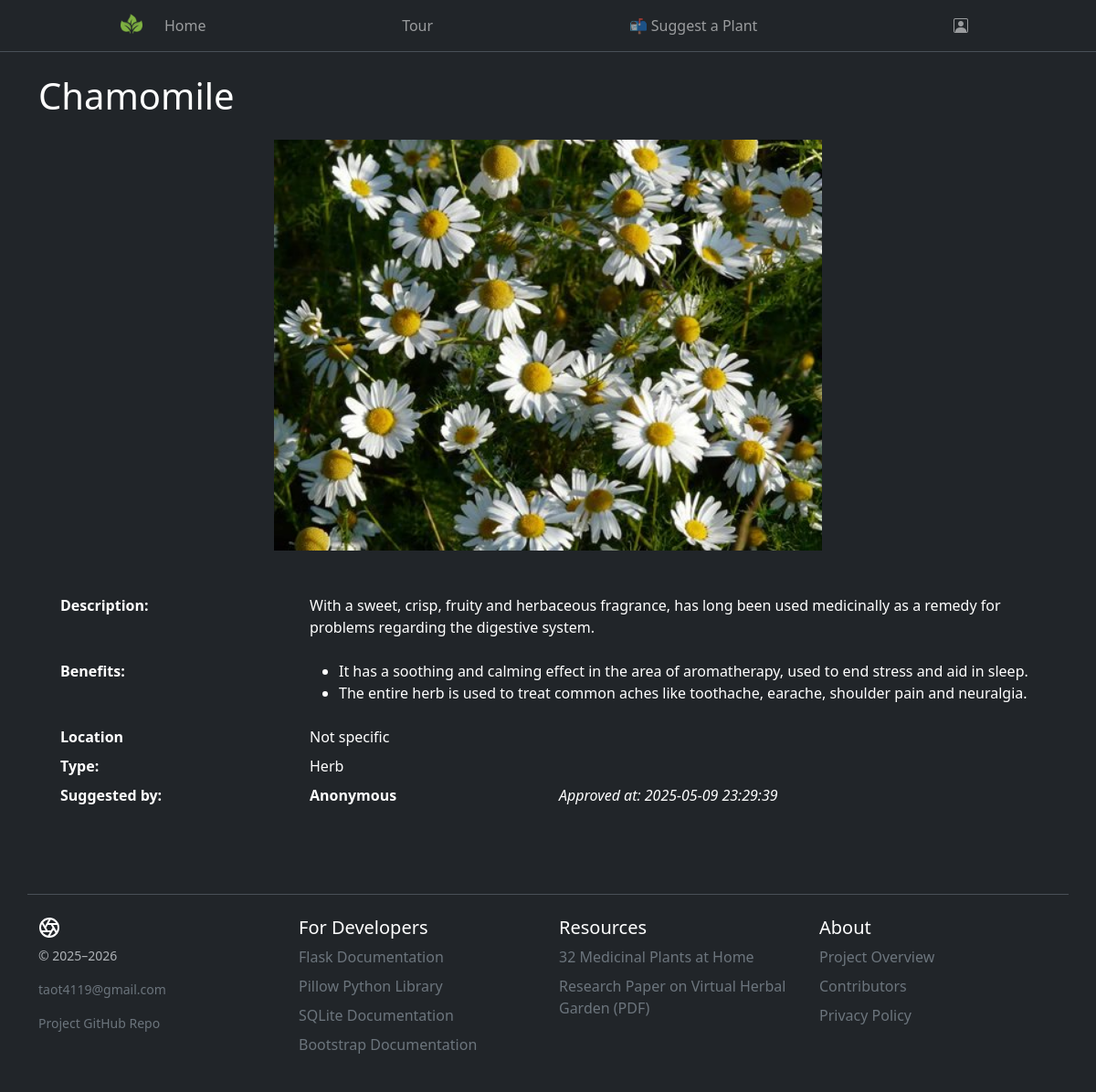
/plant/2, run on the app's committed database.
### tables this page shows
CREATE TABLE plants (
    id INTEGER PRIMARY KEY AUTOINCREMENT,
    plant_name TEXT NOT NULL,
    description TEXT,
    location TEXT,
    plant_type TEXT NOT NULL,
    uploader_name TEXT,
    image_filename TEXT NOT NULL,
    benefits TEXT,
    approved_at TIMESTAMP DEFAULT CURRENT_TIMESTAMP
);

### app.py (the view)
@app.route('/plant/<int:plant_id>')
def plant_detail(plant_id):
    conn = get_db_connection()
    plant = conn.execute(
        'SELECT * FROM plants WHERE id = ?', (plant_id,)).fetchone()
    conn.close()
    if plant is None:
        abort(404)
    return render_template('plant_detail.html', plant=plant)

### db/helpers.py (called while the page is built)
def get_db_connection():
    base_dir = os.path.dirname(os.path.abspath(__file__))
    db_path = os.path.join(base_dir, '..', 'database.db')
    conn = sqlite3.connect(db_path)
    conn.row_factory = sqlite3.Row  # Allows returning rows as dictionaries
    return conn

### templates/plant_detail.html
{% extends 'layout.html' %}
{% set no_background = True %}
{% block content %}
<div class="container py-4">
    <h1 class="mb-4">{{ plant['plant_name']|capitalize }}</h1>
    <img src="{{ url_for('static', filename='uploads/' ~ plant['image_filename']) }}"
        class="img-fluid mb-4 mx-auto d-block" style="max-width: 600px; width: 100%; height: auto;"
        alt="{{ plant['plant_name'] }}">
    <div class="container py-4 px-3 px-md-4">
        <dl class="row">
            <dt class="col-sm-3">Description:</dt>
            <dd class="col-sm-9">
                {% if plant['description'] %}
                {% for paragraph in plant['description'].strip().split('\n\n') %}
                <p>{{ paragraph | replace('\n', ' ') }}</p>
                {% endfor %}
                {% else %}
                <p>No description available.</p>
                {% endif %}
            </dd>
            {% if plant['benefits'] and plant['benefits'].strip() %}
            <dt class="col-sm-3">Benefits:</dt>
            <dd class="col-sm-9">
                <ul>
                    {% for line in plant['benefits'].split('\n') %}
                    {% if line.strip() %}
                    <li>{{ line.strip() }}</li>
                    {% endif %}
                    {% endfor %}
                </ul>
            </dd>
            {% endif %}
            <dt class="col-sm-3">Location</dt>
            <dd class="col-sm-9">{{ plant['location'] or 'Unknown' }}</dd>
            <dt class="col-sm-3 text-truncate">Type:</dt>
            <dd class="col-sm-9">{{ plant['plant_type'] }}</dd>
            <dt class="col-sm-3">Suggested by:</dt>
            <dd class="col-sm-9">
                <dl class="row">
                    <dt class="col-sm-4">{{ plant['uploader_name'] or 'Anonymous' }}</dt>
                    <dd class="col-sm-8 fst-italic">Approved at: {{ plant['approved_at'] }}</dd>
                </dl>
            </dd>
        </dl>
    </div>
</div>
{% endblock %}

### static/css/style.css (style rules this page uses)
.masthead { background-size: contain; background-position: center; background-repeat: no-repeat; width: 100%; height: 100vh; position: relative; color: white; display: flex; flex-direction: column; background-attachment: fixed; }

### data on the page
plants: plant_name "Chamomile", image_filename (picture), description "With a sweet, crisp, fruity and herbaceous fragrance, has long been used medicinally as a remedy for problems regarding the digestive system.", location "Not specific", plant_type "Herb", uploader_name "Anonymous", approved_at "2025-05-09 23:29:39"

### other printed values
{{ line.strip() }} "It has a soothing and calming effect in the area of aromatherapy, used to end stress and aid in sleep." "The entire herb is used to treat common aches like toothache, earache, shoulder pain and neuralgia."
